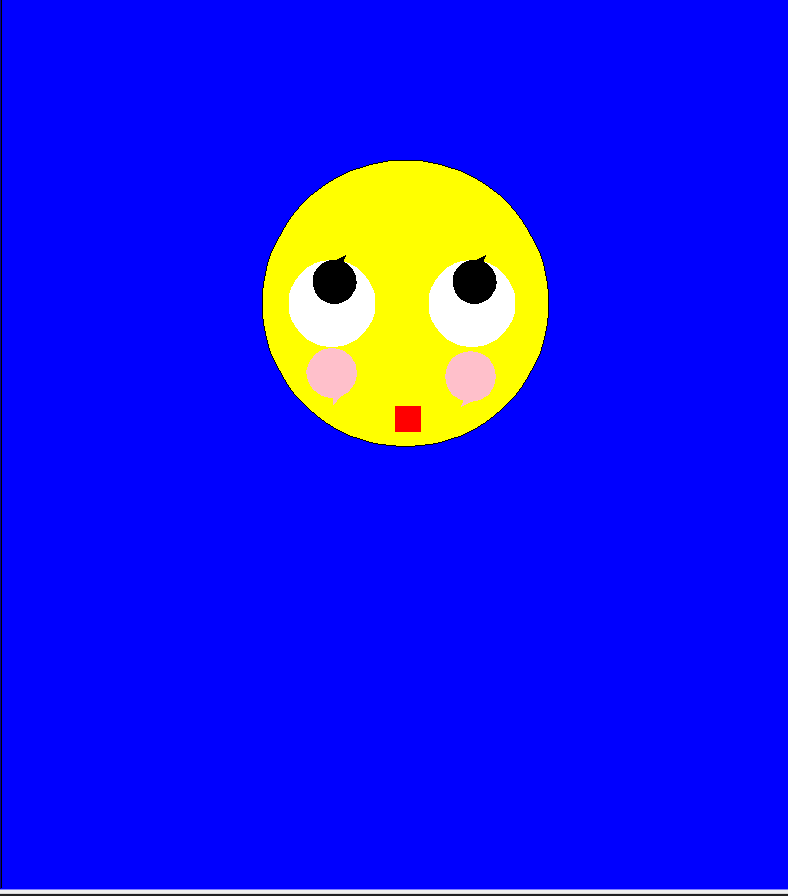

Reproduce this figure in Python.
import turtle

so = turtle.Turtle()
me = turtle.Turtle()
et = turtle.Turtle()
ca = turtle.Turtle()

turtle.bgcolor("blue")

def circle(side):
    for size in range(95):
        so.forward(10)
        so.left(4)


def eye1(side):
    for size in range(95):
        me.forward(3)
        me.left(4)


def eye2(side):
    for size in range(95):
        et.forward(3)
        et.left(4)


def mouth(side):
    for size in range(4):
        ca.right(90)
        ca.forward(25)


def pupil1(side):
    for size in range(65):
        so.forward(3)
        so.left(8)


def pupil2(side):
    for size in range(65):
        me.forward(3)
        me.left(8)


so.fillcolor("yellow")
so.penup()
so.goto(0, 0)
so.pendown()
so.pencolor("black")
so.begin_fill()
circle(1)
so.end_fill()

me.fillcolor("white")
me.penup()
me.goto(70, 100)
me.pendown()
me.pencolor("white")
me.begin_fill()
eye1(1)
me.end_fill()

et.fillcolor("white")
et.penup()
et.goto(-70, 100)
et.pendown()
et.pencolor("white")
et.begin_fill()
eye2(1)
et.end_fill()

ca.fillcolor("red")
ca.penup()
ca.goto(20, 40)
ca.pendown()
ca.pencolor("red")
ca.begin_fill()
mouth(1)
ca.end_fill()

so.fillcolor("black")
so.penup()
so.goto(80, 144)
so.pendown()
so.pencolor("black")
so.begin_fill()
pupil1(1)
so.end_fill()

me.fillcolor("black")
me.penup()
me.goto(-60, 144)
me.pendown()
me.pencolor("black")
me.begin_fill()
pupil2(1)
me.end_fill()

et.penup()
et.fillcolor("pink")
et.goto(-60, 50)
et.pendown()
et.pencolor("pink")
et.begin_fill()
et.circle(25, 360)
et.end_fill()

ca.penup()
ca.fillcolor("pink")
ca.goto(70, 45)
ca.pendown()
ca.pencolor("pink")
ca.begin_fill()
ca.circle(25, 360)
ca.end_fill()

turtle.exitonclick()
